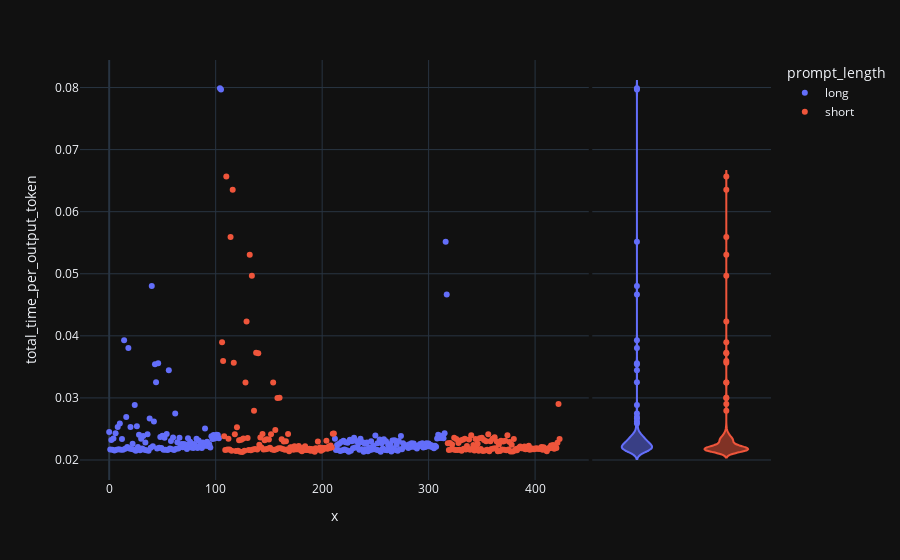
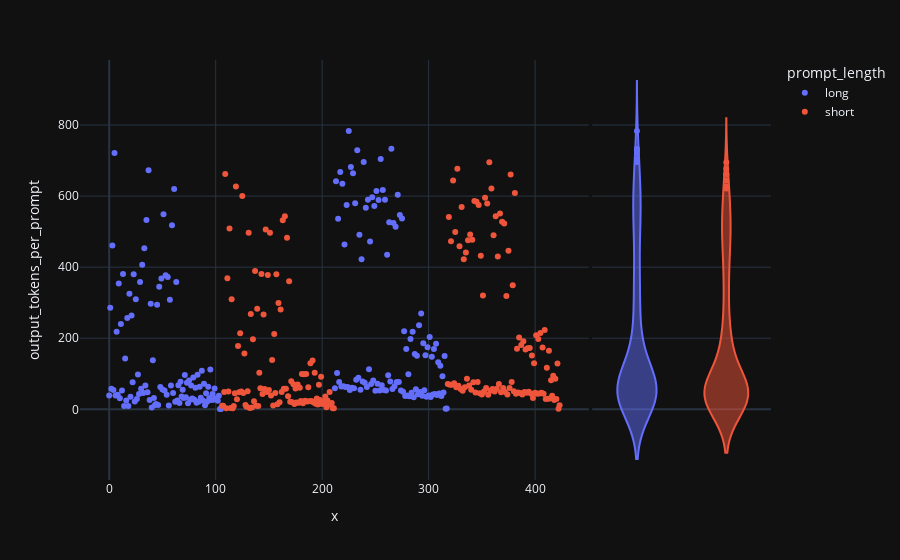
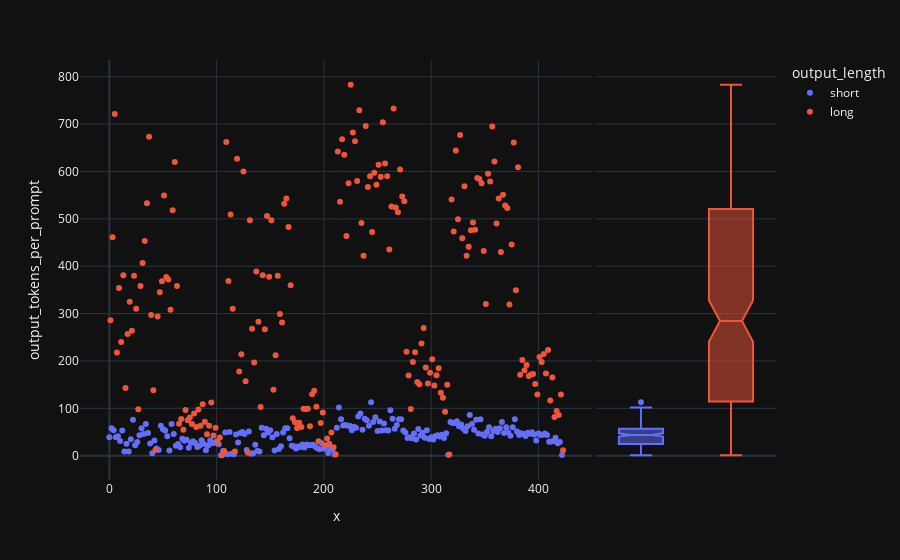

The cell these charts' notebook holds for them, in order:
### Code cell
fig = px.scatter(data_df, x= range(len(data_df)), y= "total_time_per_output_token", color = 'prompt_length', marginal_y="violin")
fig.show()
fig = px.scatter(data_df, x= range(len(data_df)), y= "output_tokens_per_prompt", color = 'prompt_length', marginal_y="violin")
fig.show()
fig = px.scatter(data_df, x= range(len(data_df)), y= "output_tokens_per_prompt", color = 'output_length', marginal_y="box")
fig.show()

### Figure 1 — Plotly figure (JSON) as saved in the notebook; plotly's stock layout.template omitted (floating-point values rounded to 4 significant figures; data arrays with more than 128 entries replaced by an {"elided": "..."} marker saying what was removed)
{"data": [{"hovertemplate": "prompt_length=long<br>x=%{x}<br>total_time_per_output_token=%{y}<extra></extra>", "legendgroup": "long", "marker": {"color": "#636efa", "symbol": "circle"}, "mode": "markers", "name": "long", "orientation": "v", "showlegend": true, "x": {"elided": "212 int values"}, "xaxis": "x", "y": {"elided": "212 float values"}, "yaxis": "y", "type": "scatter"}, {"alignmentgroup": "True", "hovertemplate": "prompt_length=long<br>total_time_per_output_token=%{y}<extra></extra>", "legendgroup": "long", "marker": {"color": "#636efa", "symbol": "circle"}, "name": "long", "offsetgroup": "long", "scalegroup": "y", "showlegend": false, "xaxis": "x2", "y": {"elided": "212 float values"}, "yaxis": "y2", "type": "violin"}, {"hovertemplate": "prompt_length=short<br>x=%{x}<br>total_time_per_output_token=%{y}<extra></extra>", "legendgroup": "short", "marker": {"color": "#EF553B", "symbol": "circle"}, "mode": "markers", "name": "short", "orientation": "v", "showlegend": true, "x": {"elided": "212 int values"}, "xaxis": "x", "y": {"elided": "212 float values"}, "yaxis": "y", "type": "scatter"}, {"alignmentgroup": "True", "hovertemplate": "prompt_length=short<br>total_time_per_output_token=%{y}<extra></extra>", "legendgroup": "short", "marker": {"color": "#EF553B", "symbol": "circle"}, "name": "short", "offsetgroup": "short", "scalegroup": "y", "showlegend": false, "xaxis": "x2", "y": {"elided": "212 float values"}, "yaxis": "y2", "type": "violin"}], "layout": {"xaxis": {"anchor": "y", "domain": [0.0, 0.7363], "title": {"text": "x"}}, "yaxis": {"anchor": "x", "domain": [0.0, 1.0], "title": {"text": "total_time_per_output_token"}}, "xaxis2": {"anchor": "y2", "domain": [0.7413, 1.0], "matches": "x2", "showticklabels": false, "showline": false, "ticks": "", "showgrid": false}, "yaxis2": {"anchor": "x2", "domain": [0.0, 1.0], "matches": "y", "showticklabels": false, "showgrid": true}, "legend": {"title": {"text": "prompt_length"}, "tracegroupgap": 0}, "margin": {"t": 60}}}

### Figure 2 — Plotly figure (JSON) as saved in the notebook; plotly's stock layout.template omitted (floating-point values rounded to 4 significant figures; data arrays with more than 128 entries replaced by an {"elided": "..."} marker saying what was removed)
{"data": [{"hovertemplate": "prompt_length=long<br>x=%{x}<br>output_tokens_per_prompt=%{y}<extra></extra>", "legendgroup": "long", "marker": {"color": "#636efa", "symbol": "circle"}, "mode": "markers", "name": "long", "orientation": "v", "showlegend": true, "x": {"elided": "212 int values"}, "xaxis": "x", "y": {"elided": "212 float values"}, "yaxis": "y", "type": "scatter"}, {"alignmentgroup": "True", "hovertemplate": "prompt_length=long<br>output_tokens_per_prompt=%{y}<extra></extra>", "legendgroup": "long", "marker": {"color": "#636efa", "symbol": "circle"}, "name": "long", "offsetgroup": "long", "scalegroup": "y", "showlegend": false, "xaxis": "x2", "y": {"elided": "212 float values"}, "yaxis": "y2", "type": "violin"}, {"hovertemplate": "prompt_length=short<br>x=%{x}<br>output_tokens_per_prompt=%{y}<extra></extra>", "legendgroup": "short", "marker": {"color": "#EF553B", "symbol": "circle"}, "mode": "markers", "name": "short", "orientation": "v", "showlegend": true, "x": {"elided": "212 int values"}, "xaxis": "x", "y": {"elided": "212 float values"}, "yaxis": "y", "type": "scatter"}, {"alignmentgroup": "True", "hovertemplate": "prompt_length=short<br>output_tokens_per_prompt=%{y}<extra></extra>", "legendgroup": "short", "marker": {"color": "#EF553B", "symbol": "circle"}, "name": "short", "offsetgroup": "short", "scalegroup": "y", "showlegend": false, "xaxis": "x2", "y": {"elided": "212 float values"}, "yaxis": "y2", "type": "violin"}], "layout": {"xaxis": {"anchor": "y", "domain": [0.0, 0.7363], "title": {"text": "x"}}, "yaxis": {"anchor": "x", "domain": [0.0, 1.0], "title": {"text": "output_tokens_per_prompt"}}, "xaxis2": {"anchor": "y2", "domain": [0.7413, 1.0], "matches": "x2", "showticklabels": false, "showline": false, "ticks": "", "showgrid": false}, "yaxis2": {"anchor": "x2", "domain": [0.0, 1.0], "matches": "y", "showticklabels": false, "showgrid": true}, "legend": {"title": {"text": "prompt_length"}, "tracegroupgap": 0}, "margin": {"t": 60}}}

### Figure 3 — Plotly figure (JSON) as saved in the notebook; plotly's stock layout.template omitted (floating-point values rounded to 4 significant figures; data arrays with more than 128 entries replaced by an {"elided": "..."} marker saying what was removed)
{"data": [{"hovertemplate": "output_length=short<br>x=%{x}<br>output_tokens_per_prompt=%{y}<extra></extra>", "legendgroup": "short", "marker": {"color": "#636efa", "symbol": "circle"}, "mode": "markers", "name": "short", "orientation": "v", "showlegend": true, "x": {"elided": "212 int values"}, "xaxis": "x", "y": {"elided": "212 float values"}, "yaxis": "y", "type": "scatter"}, {"alignmentgroup": "True", "hovertemplate": "output_length=short<br>output_tokens_per_prompt=%{y}<extra></extra>", "legendgroup": "short", "marker": {"color": "#636efa", "symbol": "circle"}, "name": "short", "notched": true, "offsetgroup": "short", "showlegend": false, "xaxis": "x2", "y": {"elided": "212 float values"}, "yaxis": "y2", "type": "box"}, {"hovertemplate": "output_length=long<br>x=%{x}<br>output_tokens_per_prompt=%{y}<extra></extra>", "legendgroup": "long", "marker": {"color": "#EF553B", "symbol": "circle"}, "mode": "markers", "name": "long", "orientation": "v", "showlegend": true, "x": {"elided": "212 int values"}, "xaxis": "x", "y": {"elided": "212 float values"}, "yaxis": "y", "type": "scatter"}, {"alignmentgroup": "True", "hovertemplate": "output_length=long<br>output_tokens_per_prompt=%{y}<extra></extra>", "legendgroup": "long", "marker": {"color": "#EF553B", "symbol": "circle"}, "name": "long", "notched": true, "offsetgroup": "long", "showlegend": false, "xaxis": "x2", "y": {"elided": "212 float values"}, "yaxis": "y2", "type": "box"}], "layout": {"xaxis": {"anchor": "y", "domain": [0.0, 0.7363], "title": {"text": "x"}}, "yaxis": {"anchor": "x", "domain": [0.0, 1.0], "title": {"text": "output_tokens_per_prompt"}}, "xaxis2": {"anchor": "y2", "domain": [0.7413, 1.0], "matches": "x2", "showticklabels": false, "showline": false, "ticks": "", "showgrid": false}, "yaxis2": {"anchor": "x2", "domain": [0.0, 1.0], "matches": "y", "showticklabels": false, "showgrid": true}, "legend": {"title": {"text": "output_length"}, "tracegroupgap": 0}, "margin": {"t": 60}}}
